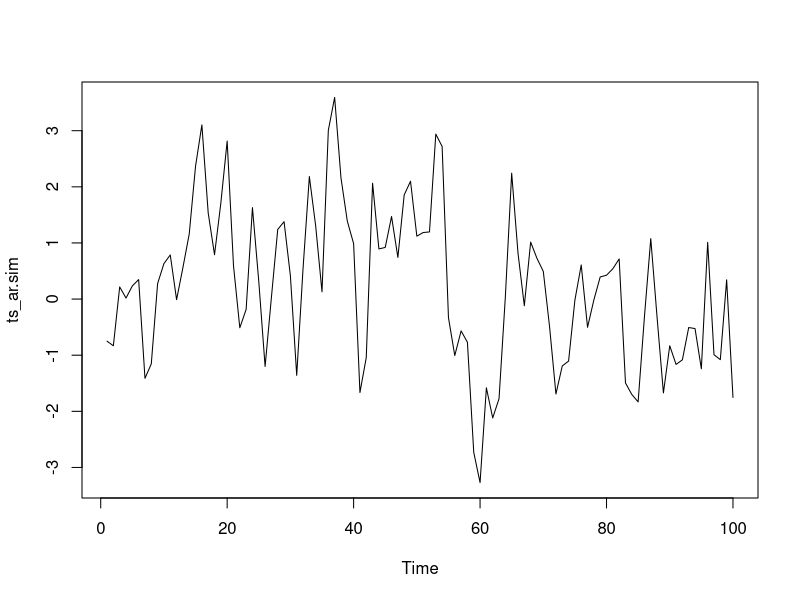
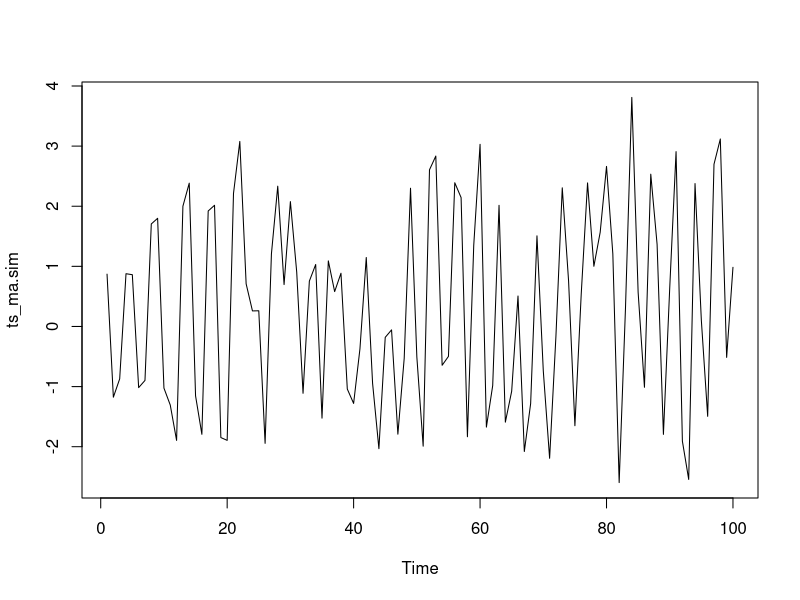
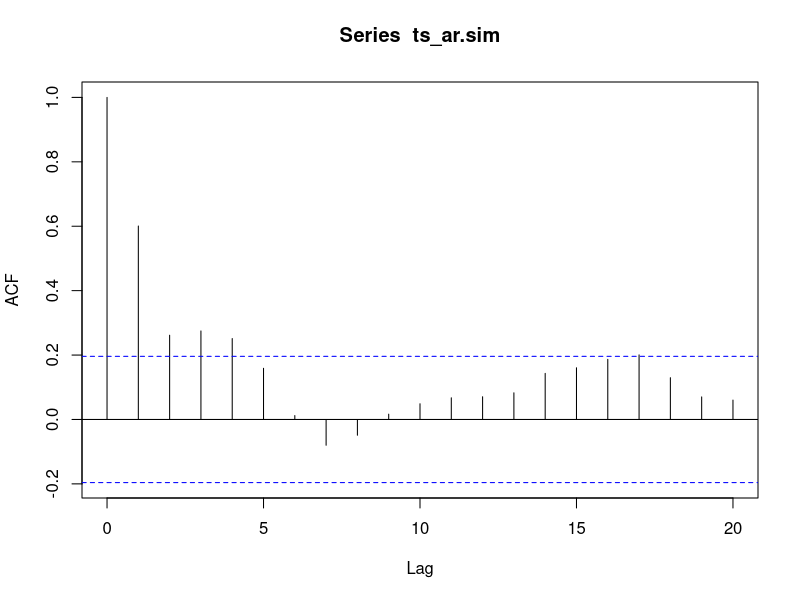
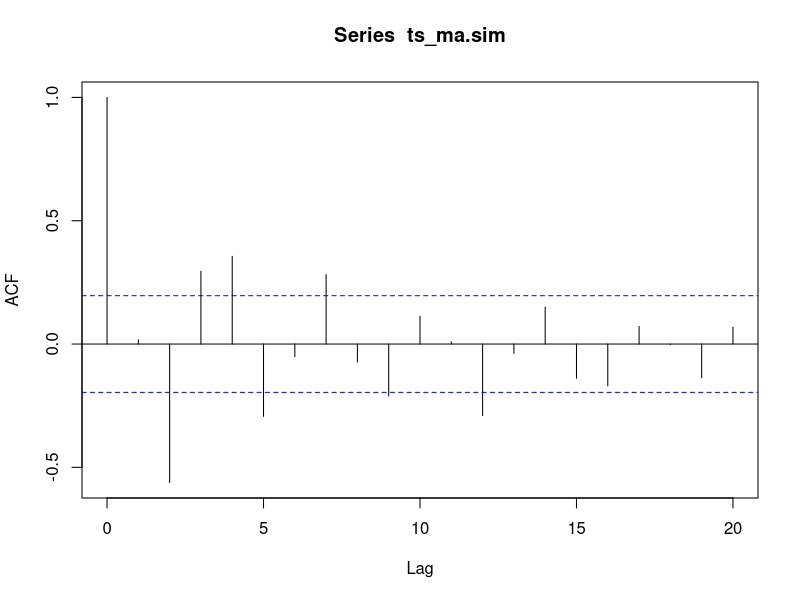
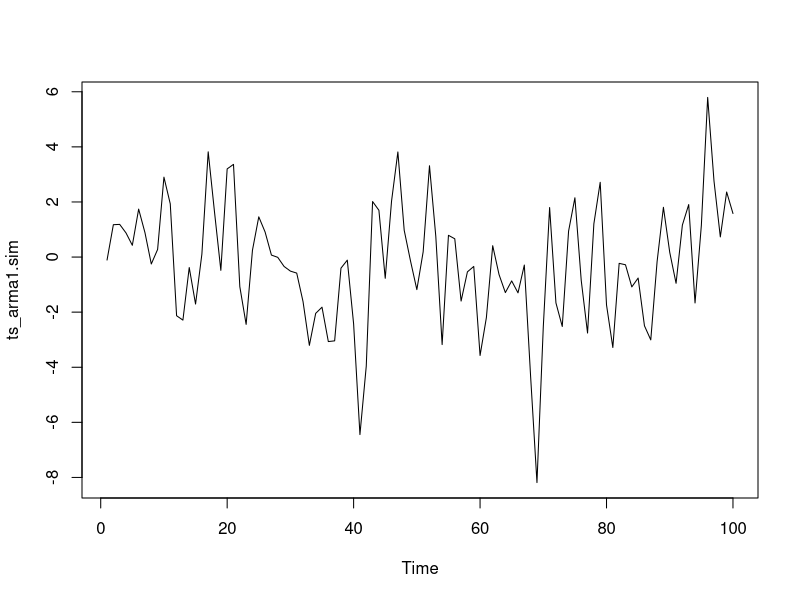
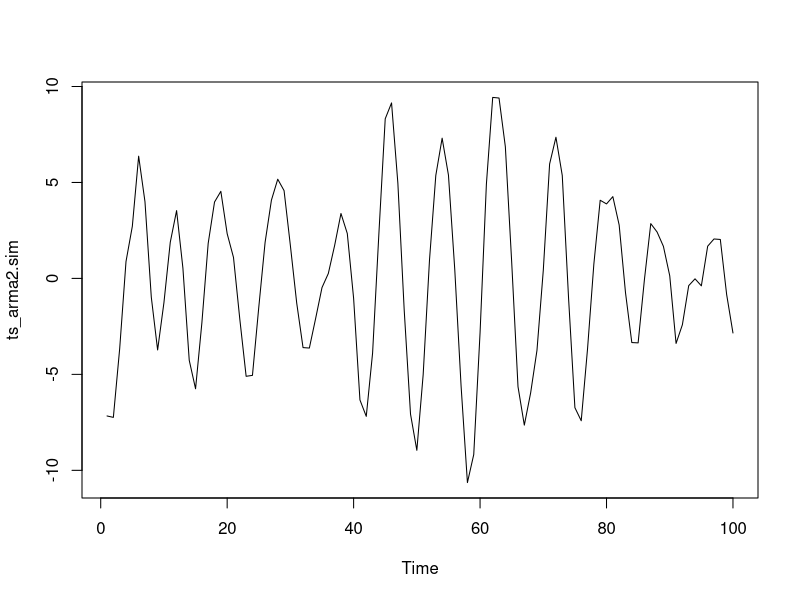
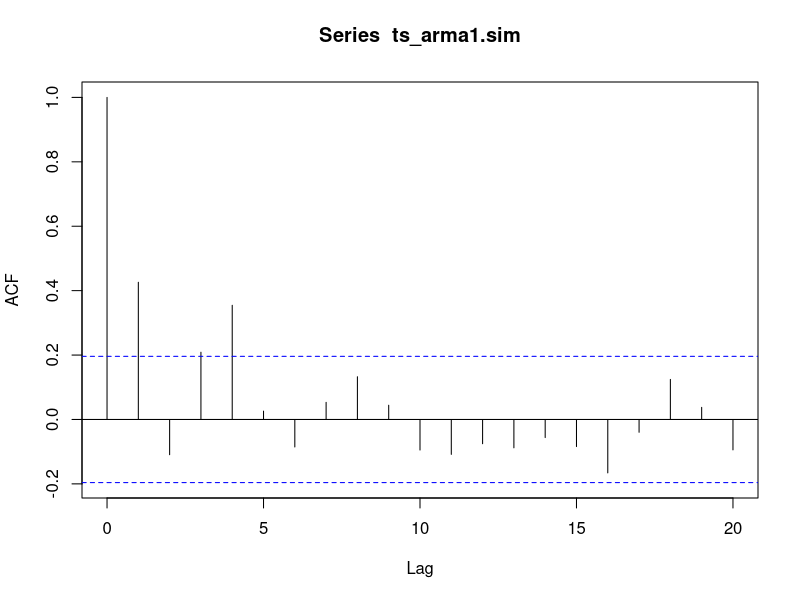
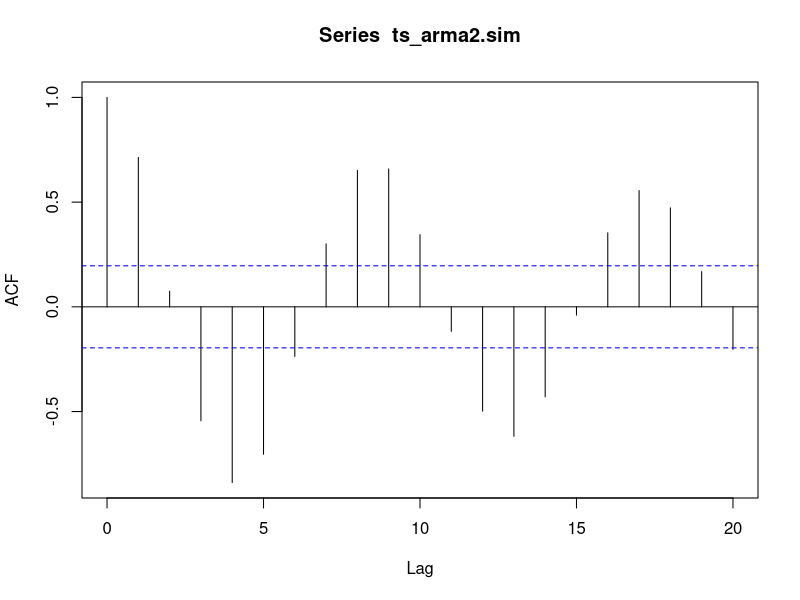

Write the R code that produced these figures, in order. (Note: this script raises an error after producing the figures.)
## ---- chunk 1
ts_ar.sim <- arima.sim(n = 100, list(ar = c(0.9, -0.5, 0.4, -0.2)))
ts.plot(ts_ar.sim)
## ---- chunk 2
ts_ma.sim <- arima.sim(n = 100, list(ma = c(0.7, -0.6, -0.4, 0.7)))
ts.plot(ts_ma.sim)
## ---- chunk 3
acf_ar <- acf(ts_ar.sim, type=('correlation'))
## ---- chunk 4
acf_ma <- acf(ts_ma.sim, type=('correlation'))
## ---- chunk 5
ts_arma1.sim <- arima.sim(n = 100, list(ar = c(0.9, -0.5, 0.4, -0.2), ma = c(0.7, -0.6, -0.4, 0.7)))
ts.plot(ts_arma1.sim)

ts_arma2.sim <- arima.sim(n = 100, list(ar = c(0.5, 0.4, -0.8), ma = c(0.4, -0.9, -0.7)))
ts.plot(ts_arma2.sim)
## ---- chunk 6
acf_arma1 <- acf(ts_arma1.sim, type=('correlation'))
acf_arma2 <- acf(ts_arma2.sim, type=('correlation'))
## ---- chunk 7
library("rio")
data<-import('./sanfran.dat')
data_list <- split(data, seq(nrow(data)))
## ---- chunk 8

